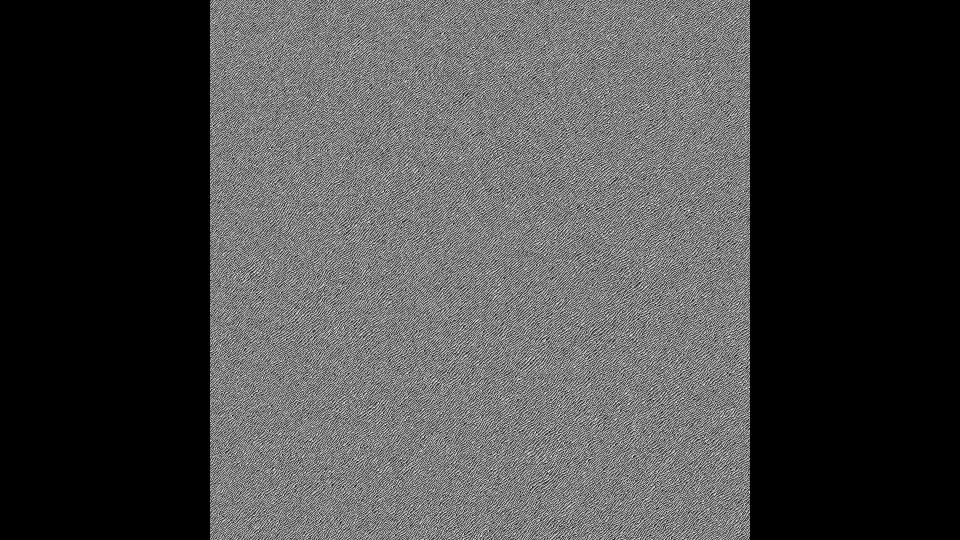
%> input picture tm11b/SLM_imgs/phase_hologram200.bmp, 1920 x 1080 px (shown at 1/2 size); the run also reads 1 picture not shown here
$ octave inspect_fringes.m   (GNU Octave 9; MATLAB toolbox functions it lacks are replaced by stand-ins)
%> lines starting %> are read from the running program, lines starting %| are printed output that depends on the picture
% Settings
lambda = 785e-9

% Holoeye SLM attributes.
% -----------------------------------------
holoeye_x_pixels    = 1920;
holoeye_y_pixels    = 1080;
holoeye_pixel_size  = 8e-6;

% Meadowlark SLM attributes.
% -----------------------------------------
meadowlark_x_pixels = 512;
meadowlark_y_pixels = 512;
meadowlark_pixel_size = 15e-6;

% Camera attributues.
% -----------------------------------------
% Andor camera: 1002x1004
x_pixels_camera     = 1024;
y_pixels_camera     = 1024;
pixel_size_camera   = 8e-6;

Nx = x_pixels_camera;
Ny = y_pixels_camera;
dx = 8e-6;
dy = dx;

% Physical size of the camera sensor.
% -----------------------------------------
x_ = [-.5*Nx:.5*Nx-1]*dx;
y_ = [-.5*Ny:.5*Ny-1]*dy;
[Y_ X_] = meshgrid(y_,x_);


x = [-.5*Nx:.5*Nx-1];
y = [-.5*Ny:.5*Ny-1];
[Y X] = meshgrid(y,x);

dxc = 0.3519e-6;
dyc = 0.3519e-6;
xc = [-.5*Nx:.5*Nx-1]*dxc;
yc = [-.5*Ny:.5*Ny-1]*dyc;
[Yc Xc] = meshgrid(yc,xc);

%%%%%%%%%%%%%%%%%%%%%%%%%%%%%
% load holograms
%%%%%%%%%%%%%%%%%%%%%%%%%%%%%

% Open the object image and get the path to the file.
[object_file, path_ref] = uigetfile('*.bmp', 'Open the REFERENCE image file');
%> the answer given: SLM_imgs/phase_hologram200.bmp
if object_file == 0, return, end
object_file  = strcat(path_ref, object_file);
object_image = imread(object_file);
%> object_image is the input picture: size 1080x1920 uint8; min 0, max 254, mean 71.4


% Open the reference image and get the path to the file.
[reference_file, path_ref] = uigetfile('*.bmp', 'Open the OBJECT image file');
%> the answer given: SLM_imgs/phase_hologram250.bmp
if reference_file == 0, return, end
reference_file  = strcat(path_ref, reference_file);
reference_image = imread(reference_file);

% Open the hologram image and get the path to the file.
[hologram_file, path_holo] = uigetfile('*.bmp', 'Open the HOLOGRAM image file');
%> the answer given: SLM_imgs/phase_hologram250.bmp
if hologram_file == 0, return, end
hologram_file   = strcat(path_holo, hologram_file);
hologram_image  = imread(hologram_file);

% Open the dark frame image and get the path to the file.
[dark_frame_file, path_dark_frame] = uigetfile('*.bmp', 'Open the DARK FRAME image file');
%> the answer given: SLM_imgs/phase_hologram250.bmp
if dark_frame_file == 0, return, end
dark_frame_file     = strcat(path_dark_frame, dark_frame_file);
dark_frame          = imread(dark_frame_file);

% Remove camera noise from the images.
object_image    = object_image - dark_frame;
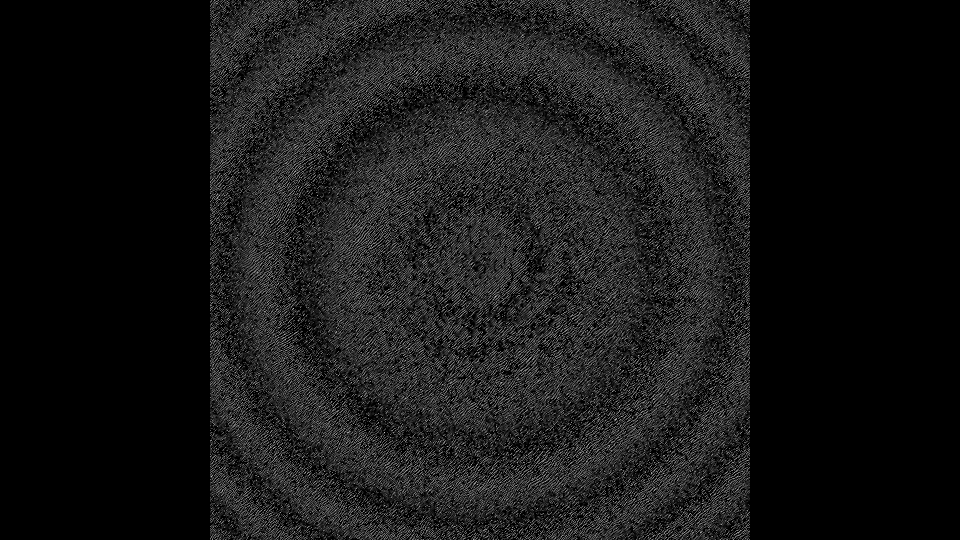
%> object_image: size 1080x1920 uint8 (shown at 1/2 size); min 0, max 254, mean 24.1
hologram_image  = hologram_image - dark_frame;
%> hologram_image: size 1080x1920 uint8; every value is 0
reference_image = reference_image - dark_frame;


%%%%%%%% SQUARE WINDOW %%%%%%%%%%%%%%%%%%%%
sw_x = x_pixels_camera;              % side_window x direction  [pixels]
sw_y = y_pixels_camera;              % side_window y direction  [pixels]
M_0 = length(hologram_image(:,1));     % initial number of rows
%> M_0 = 1080
N_0 = length(hologram_image(1,:));     % initial number of columns
%> N_0 = 1920

C_m = fix(M_0/2);         % central window position - x
%> C_m = 540
C_n = fix(N_0/2);         % central window position - y
%> C_n = 960

object    = object_image(C_m+1-fix(sw_x/2):C_m+fix(sw_x/2),...
                           C_n+1-fix(sw_y/2):C_n+fix(sw_y/2));
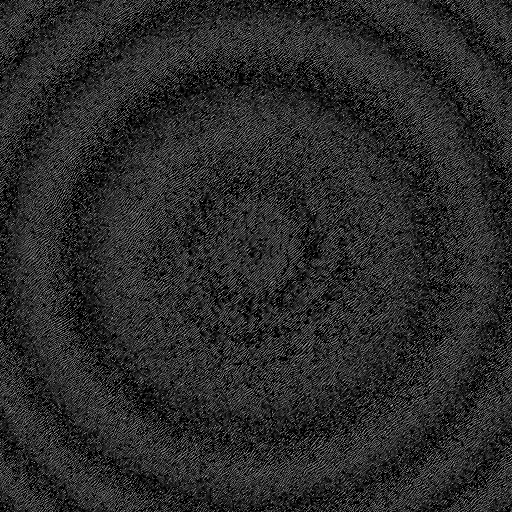
%> object: size 1024x1024 uint8 (shown at 1/2 size); min 0, max 254, mean 42.8
hologram  = hologram_image(C_m+1-fix(sw_x/2):C_m+fix(sw_x/2),...
                           C_n+1-fix(sw_y/2):C_n+fix(sw_y/2));
%> hologram: size 1024x1024 uint8; every value is 0
reference = reference_image(C_m+1-fix(sw_x/2):C_m+fix(sw_x/2),...
                            C_n+1-fix(sw_y/2):C_n+fix(sw_y/2));

%%%%%%%%%%%%%%%%%%%%%%%%%%%%%%%%%%%%%%%%%%%


% Remove intensity contribution of reference from the
% hologram, and then remove the object, leaving fringes.
% ------------------------------------------------------
fringes = hologram - reference;
fringes = fringes - object;


% Select a the center of the +1 order in k-space to define the carrier
% frequency and filter out the -1 order and DC terms.
% -------------------------------------------------------
%normalized_holo = mat2gray(hologram - reference);
normalized_holo = fringes;
FFT_normalized_holo = fftshift(fft2(ifftshift(normalized_holo)));
%> FFT_normalized_holo: size 1024x1024 double; every value is 0
figure, imagesc(db(abs(FFT_normalized_holo)));
%> (this line was passed over: db is not available in this run)
display('click center of +1 order');
%> (the run ends here)
